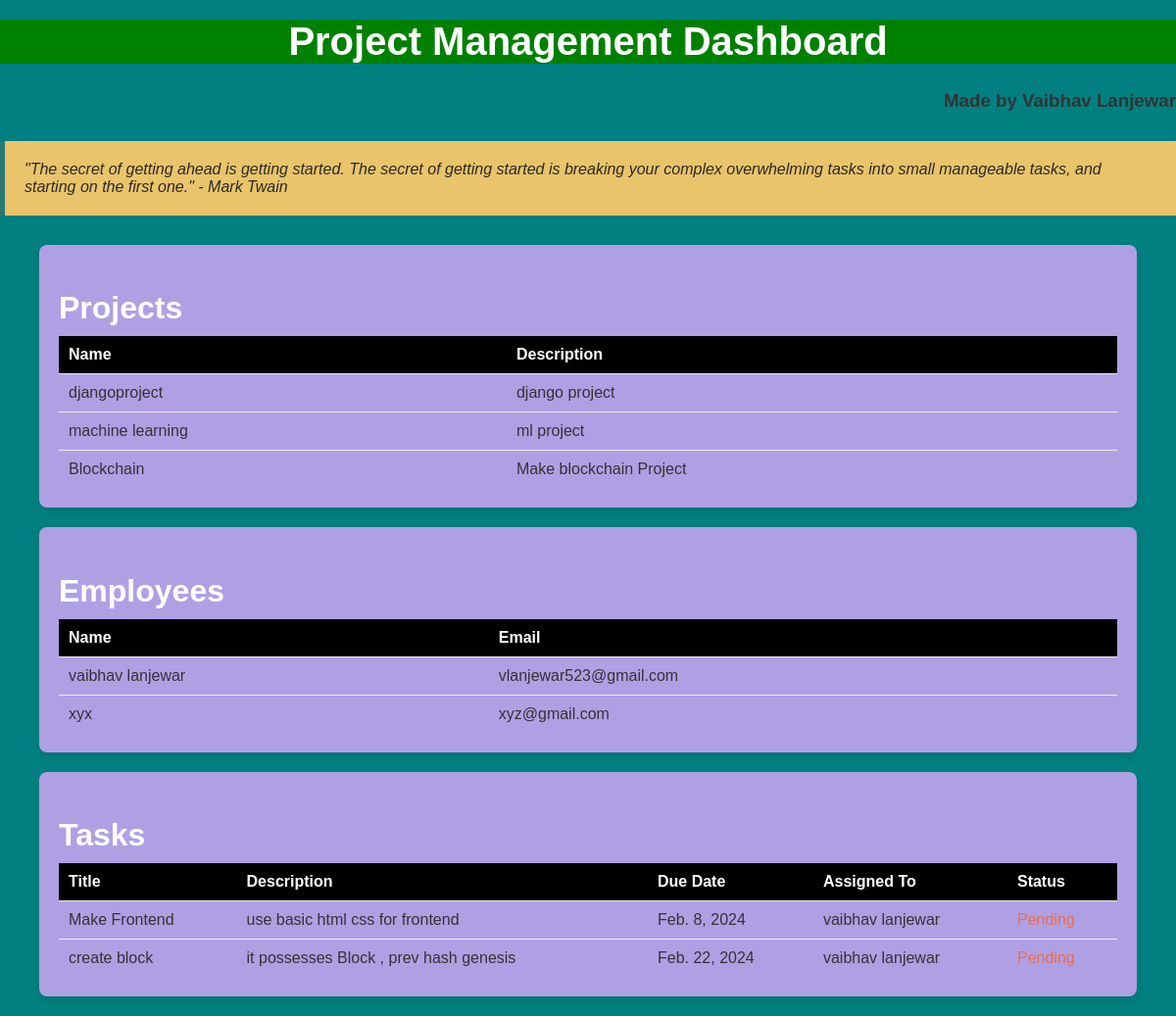
/projects/, run on the app's committed database.
### projects/models.py (models this page shows, shortened)
class Project(models.Model):
    name = models.CharField(max_length=100)
    description = models.TextField()
    start_date = models.DateField()
    end_date = models.DateField(null=True, blank=True)

class Employee(models.Model):
    name = models.CharField(max_length=100)
    email = models.EmailField(unique=True)

class Task(models.Model):
    project = models.ForeignKey(Project, on_delete=models.CASCADE, related_name='tasks')
    title = models.CharField(max_length=100)
    description = models.TextField(blank=True)
    assigned_to = models.ForeignKey(Employee, on_delete=models.SET_NULL, null=True, related_name='tasks')
    due_date = models.DateField()
    completed = models.BooleanField(default=False)

### projects/views.py (the view)
# urls.py: path('', views.dashboard, name='dashboard'),
def dashboard(request):
    projects = Project.objects.all()
    employees = Employee.objects.all()
    tasks = Task.objects.select_related('assigned_to').all()
    context = {
        'projects': projects,
        'employees': employees,
        'tasks': tasks,
    }
    return render(request, 'projects/dashboard.html', context)  # Corrected path here

### projects/templates/projects/dashboard.html (shortened to what this page needs)
<!DOCTYPE html>
<html lang="en">
<head>
</head>
<body>
    <h1>Project Management Dashboard</h1>
    <h3 style="text-align:right">Made by Vaibhav Lanjewar</h3>
    <div class="quote-section">
        "The secret of getting ahead is getting started. The secret of getting started is breaking your complex overwhelming tasks into small manageable tasks, and starting on the first one." - Mark Twain
    </div>
    <section>
        <h2>Projects</h2>
        <div class="table">
            <div class="row header">
                <div class="cell">Name</div>
                <div class="cell">Description</div>
            </div>
            {% for project in projects %}
            <div class="row">
                <div class="cell">{{ project.name }}</div>
                <div class="cell">{{ project.description }}</div>
            </div>
            {% endfor %}
        </div>
    </section>
    <section>
        <h2>Employees</h2>
        <div class="table">
            <div class="row header">
                <div class="cell">Name</div>
                <div class="cell">Email</div>
            </div>
            {% for employee in employees %}
            <div class="row">
                <div class="cell">{{ employee.name }}</div>
                <div class="cell">{{ employee.email }}</div>
            </div>
            {% endfor %}
        </div>
    </section>
    <section>
        <h2>Tasks</h2>
        <div class="table">
            <div class="row header">
                <div class="cell">Title</div>
                <div class="cell">Description</div>
                <div class="cell">Due Date</div>
                <div class="cell">Assigned To</div>
                <div class="cell">Status</div>
            </div>
            {% for task in tasks %}
            <div class="row">
                <div class="cell">{{ task.title }}</div>
                <div class="cell">{{ task.description }}</div>
                <div class="cell">{{ task.due_date }}</div>
                <div class="cell">{% if task.assigned_to %}{{ task.assigned_to.name }}{% else %}N/A{% endif %}</div>
                <div class="cell">{% if task.completed %}<span class="completed">Completed</span>{% else %}<span class="pending">Pending</span>{% endif %}</div>
            </div>
            {% endfor %}
        </div>
    </section>
</body>
</html>

### projects/templates/projects/dashboard.html (style rules this page uses)
body { font-family: 'Arial', sans-serif; margin: 0; padding: 0; background-color: #008080; color: #333; }
h1, h2 { color: white; }
h1 { text-align: center; margin-top: 20px; font-size: 2.5rem; background-color:green; }
h2 { font-size: 2rem; margin-bottom: 10px; }
section { background-color: #afa0e4;; border-radius: 8px; box-shadow: 0 4px 8px rgba(0,0,0,0.1); margin: 20px auto; padding: 20px; width: 90%; overflow: auto; }
.table { display: table; width: 100%; border-collapse: collapse; }
.row { display: table-row; }
.header { font-weight: bold; background-color: black; color: #fff; }
.cell { display: table-cell; padding: 10px; border-bottom: 1px solid #eee; }
.row:last-child .cell { border-bottom: none; }
.pending { color: #e76f51; }
.quote-section { background-color: #e9c46a; color: #2a2a2a; font-style: italic; padding: 20px; margin: 30px auto; border-left: 5px solid #2c7873; }

### data on the page
Project: name "djangoproject", description "django project"
Project: name "machine learning", description "ml project"
Project: name "Blockchain", description "Make blockchain Project"
Employee: name "vaibhav lanjewar", email "vlanjewar523@gmail.com"
Employee: name "xyx", email "xyz@gmail.com"
Task: title "Make Frontend", description "use basic html css for frontend", due_date "Feb. 8, 2024", assigned_to.name "vaibhav lanjewar", completed "Pending"
Task: title "create block", description "it possesses Block , prev hash genesis", due_date "Feb. 22, 2024", assigned_to.name "vaibhav lanjewar", completed "Pending"
